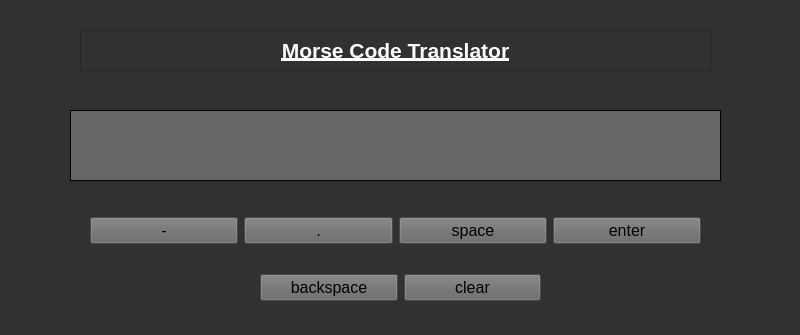
<?xml version="1.0" encoding="UTF-8"?>
<ui version="4.0">
 <class>MorseCode</class>
 <widget class="QMainWindow" name="MorseCode">
  <property name="geometry">
   <rect>
    <x>0</x>
    <y>0</y>
    <width>800</width>
    <height>335</height>
   </rect>
  </property>
  <property name="windowTitle">
   <string>Morse Code Translater</string>
  </property>
  <property name="accessibleName">
   <string>MorseDecoder</string>
  </property>
  <property name="accessibleDescription">
   <string>Takes Morse Code &amp; Turns it into English</string>
  </property>
  <property name="styleSheet">
   <string notr="true">QMainWindow {
	background-color: rgb(49, 49, 49);
}

QWidget {
	background-color: rgb(49, 49, 49);
}</string>
  </property>
  <widget class="QWidget" name="centralwidget">
   <widget class="QLabel" name="output">
    <property name="geometry">
     <rect>
      <x>70</x>
      <y>110</y>
      <width>651</width>
      <height>71</height>
     </rect>
    </property>
    <property name="font">
     <font>
      <pointsize>16</pointsize>
     </font>
    </property>
    <property name="styleSheet">
     <string notr="true">QLabel {
	background-color: rgb(102, 102, 102);
	padding-right: 10px;
	padding-left: 10px;
}</string>
    </property>
    <property name="frameShape">
     <enum>QFrame::Panel</enum>
    </property>
    <property name="text">
     <string/>
    </property>
    <property name="alignment">
     <set>Qt::AlignRight|Qt::AlignTrailing|Qt::AlignVCenter</set>
    </property>
   </widget>
   <widget class="QLabel" name="title">
    <property name="geometry">
     <rect>
      <x>80</x>
      <y>30</y>
      <width>631</width>
      <height>41</height>
     </rect>
    </property>
    <property name="font">
     <font>
      <pointsize>16</pointsize>
      <weight>75</weight>
      <bold>true</bold>
      <underline>true</underline>
      <strikeout>false</strikeout>
      <kerning>true</kerning>
     </font>
    </property>
    <property name="frameShape">
     <enum>QFrame::StyledPanel</enum>
    </property>
    <property name="text">
     <string>&lt;html&gt;&lt;head/&gt;&lt;body&gt;&lt;p&gt;&lt;span style=&quot; color:#fdfdfd;&quot;&gt;Morse Code Translator&lt;/span&gt;&lt;/p&gt;&lt;/body&gt;&lt;/html&gt;</string>
    </property>
    <property name="alignment">
     <set>Qt::AlignCenter</set>
    </property>
    <property name="textInteractionFlags">
     <set>Qt::NoTextInteraction</set>
    </property>
   </widget>
   <widget class="QWidget" name="layoutWidget">
    <property name="geometry">
     <rect>
      <x>90</x>
      <y>200</y>
      <width>611</width>
      <height>61</height>
     </rect>
    </property>
    <layout class="QHBoxLayout" name="input_bttns">
     <item>
      <widget class="QPushButton" name="pushButton_dash">
       <property name="font">
        <font>
         <pointsize>12</pointsize>
        </font>
       </property>
       <property name="styleSheet">
        <string notr="true">QPushButton {
	background-color: rgb(102, 102, 102)
}</string>
       </property>
       <property name="text">
        <string>-</string>
       </property>
      </widget>
     </item>
     <item>
      <widget class="QPushButton" name="pushButton_dot">
       <property name="font">
        <font>
         <pointsize>12</pointsize>
        </font>
       </property>
       <property name="styleSheet">
        <string notr="true">QPushButton {
	background-color: rgb(102, 102, 102)
}</string>
       </property>
       <property name="text">
        <string>.</string>
       </property>
      </widget>
     </item>
     <item>
      <widget class="QPushButton" name="pushButton_space">
       <property name="font">
        <font>
         <pointsize>12</pointsize>
        </font>
       </property>
       <property name="styleSheet">
        <string notr="true">QPushButton {
	background-color: rgb(102, 102, 102)
}</string>
       </property>
       <property name="text">
        <string>space</string>
       </property>
      </widget>
     </item>
     <item>
      <widget class="QPushButton" name="pushButton_enter">
       <property name="font">
        <font>
         <pointsize>12</pointsize>
        </font>
       </property>
       <property name="styleSheet">
        <string notr="true">QPushButton {
	background-color: rgb(102, 102, 102)
}</string>
       </property>
       <property name="text">
        <string>enter</string>
       </property>
      </widget>
     </item>
    </layout>
   </widget>
   <widget class="QWidget" name="layoutWidget">
    <property name="geometry">
     <rect>
      <x>260</x>
      <y>270</y>
      <width>281</width>
      <height>35</height>
     </rect>
    </property>
    <layout class="QHBoxLayout" name="remove_bttns">
     <item>
      <widget class="QPushButton" name="pushButton_backspace">
       <property name="font">
        <font>
         <pointsize>12</pointsize>
        </font>
       </property>
       <property name="styleSheet">
        <string notr="true">QPushButton {
	background-color: rgb(102, 102, 102)
}</string>
       </property>
       <property name="text">
        <string>backspace</string>
       </property>
      </widget>
     </item>
     <item>
      <widget class="QPushButton" name="pushButton_clear">
       <property name="font">
        <font>
         <pointsize>12</pointsize>
        </font>
       </property>
       <property name="styleSheet">
        <string notr="true">QPushButton {
	background-color: rgb(102, 102, 102)
}</string>
       </property>
       <property name="text">
        <string>clear</string>
       </property>
      </widget>
     </item>
    </layout>
   </widget>
  </widget>
 </widget>
 <resources/>
 <connections/>
</ui>
